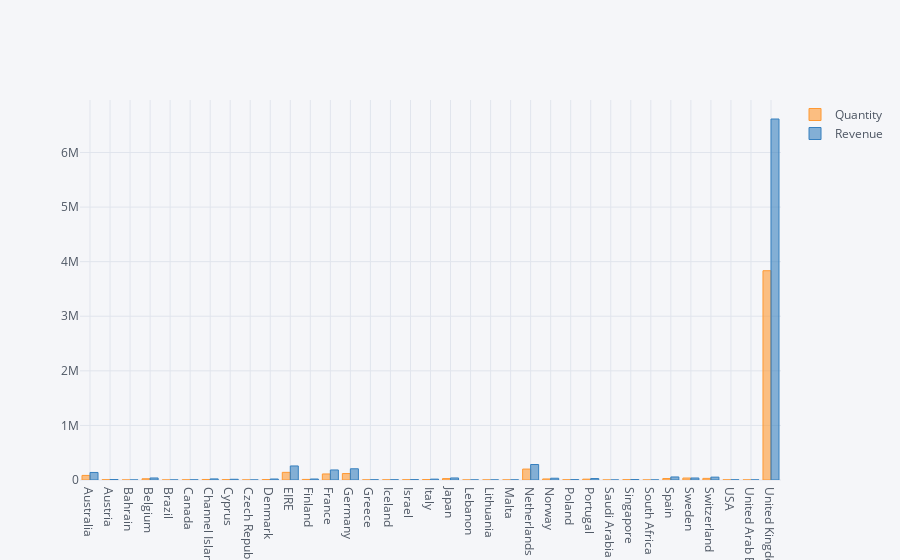

The cell this chart's notebook holds for it:
### Markdown cell above
## 1. Create an interactive bar chart showing total quantity and revenue by country (excluding United Kingdom) for the month of April 2011.

### Code cell
# Creo df con las columnas a usar:
table = data[["Quantity", "Revenue", "Year", "Month", "Country"]]
# Elimino las filas correspondientes a UK + 2011 + abril:
table.drop(table[(table["Country"] == "United Kingdom") & (table["Year"] == 2011) & (table["Month"] == 4)].index, inplace = True)
# Modifico el df  y agrupo por país:
table = table[["Quantity", "Revenue", "Year", "Month", "Country"]].groupby(by = ["Country"]).agg({"Quantity" : sum, "Revenue" : sum})

table.iplot(kind = "bar")

### Figure 1 — Plotly figure (JSON) as saved in the notebook; plotly's stock layout.template omitted (floating-point values rounded to 4 significant figures)
{"data": [{"marker": {"color": "rgba(255, 153, 51, 0.6)", "line": {"color": "rgba(255, 153, 51, 1.0)", "width": 1}}, "name": "Quantity", "orientation": "v", "text": "", "type": "bar", "uid": "9a1e97fb-46a2-4b93-b6c5-73b8cf9e8108", "x": ["Australia", "Austria", "Bahrain", "Belgium", "Brazil", "Canada", "Channel Islands", "Cyprus", "Czech Republic", "Denmark", "EIRE", "Finland", "France", "Germany", "Greece", "Iceland", "Israel", "Italy", "Japan", "Lebanon", "Lithuania", "Malta", "Netherlands", "Norway", "Poland", "Portugal", "Saudi Arabia", "Singapore", "South Africa", "Spain", "Sweden", "Switzerland", "USA", "United Arab Emirates", "United Kingdom"], "y": [83900, 4844, 260, 22962, 356, 2762, 9487, 6359, 670, 8193, 140175, 10608, 110637, 118139, 1550, 2458, 4046, 8067, 26016, 386, 652, 958, 200258, 19276, 3675, 16017, 80, 5234, 351, 27731, 36042, 29980, 2458, 981, 3833951]}, {"marker": {"color": "rgba(55, 128, 191, 0.6)", "line": {"color": "rgba(55, 128, 191, 1.0)", "width": 1}}, "name": "Revenue", "orientation": "v", "text": "", "type": "bar", "uid": "5b24db1d-4d69-4d63-acff-f9354e256f8a", "x": ["Australia", "Austria", "Bahrain", "Belgium", "Brazil", "Canada", "Channel Islands", "Cyprus", "Czech Republic", "Denmark", "EIRE", "Finland", "France", "Germany", "Greece", "Iceland", "Israel", "Italy", "Japan", "Lebanon", "Lithuania", "Malta", "Netherlands", "Norway", "Poland", "Portugal", "Saudi Arabia", "Singapore", "South Africa", "Spain", "Sweden", "Switzerland", "USA", "United Arab Emirates", "United Kingdom"], "y": [138200.0, 8743.0, 548.4, 36930.0, 1144.0, 3115.0, 20010.0, 13250.0, 786.7, 18210.0, 257300.0, 18340.0, 183900.0, 205600.0, 4426.0, 4310.0, 7222.0, 15820.0, 37420.0, 1694.0, 1661.0, 2071.0, 283900.0, 32450.0, 6975.0, 26710.0, 145.9, 9120.0, 1002.0, 55730.0, 36840.0, 52440.0, 3580.0, 1865.0, 6613000.0]}], "layout": {"legend": {"bgcolor": "#F5F6F9", "font": {"color": "#4D5663"}}, "paper_bgcolor": "#F5F6F9", "plot_bgcolor": "#F5F6F9", "title": {"font": {"color": "#4D5663"}}, "xaxis": {"gridcolor": "#E1E5ED", "showgrid": true, "tickfont": {"color": "#4D5663"}, "title": {"font": {"color": "#4D5663"}, "text": ""}, "zerolinecolor": "#E1E5ED"}, "yaxis": {"gridcolor": "#E1E5ED", "showgrid": true, "tickfont": {"color": "#4D5663"}, "title": {"font": {"color": "#4D5663"}, "text": ""}, "zerolinecolor": "#E1E5ED"}}}
